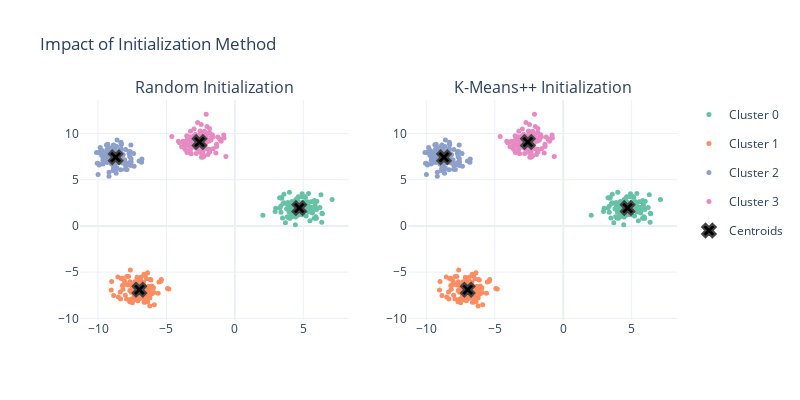

Source (notebook cell):
### Code cell
# Visualize the difference
labels_dict_init = {
    'Random Initialization': kmeans_random.labels_,
    'K-Means++ Initialization': kmeans_plusplus.labels_
}

centroids_dict_init = {
    'Random Initialization': kmeans_random.cluster_centers_,
    'K-Means++ Initialization': kmeans_plusplus.cluster_centers_
}

fig = create_comparison_figure(
    X,
    labels_dict_init,
    centroids_dict_init,
    title="Impact of Initialization Method"
)
fig.show()
